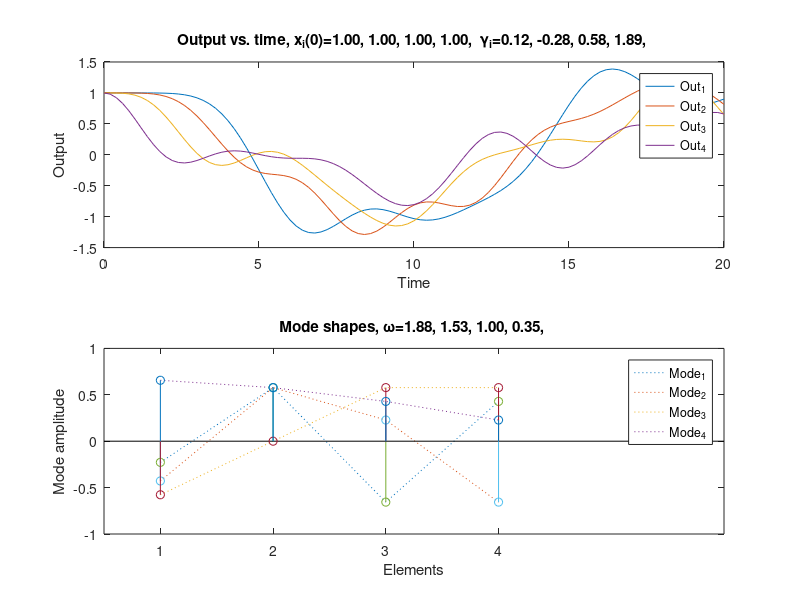

Source code (MATLAB):
clear all

% Fill in these two matices and the rest is automatic
% Stiffness matrix nxn for n masses
A = diag(-2*ones(4,1),0) + diag(ones(4 -1,1),1) + diag(ones(4 -1,1),-1);
A(1,1) = -1;
%A = [-5 1.99; 1.99 -5];
x0=[1 1 1 1]';   % Initial condition


%%%%%%%%%%%%%%%%%%%%%%%%%%%%%%%%%%%%%%%%%%%%%%%%%%%

[v,d]=eig(A);          %Find Eigenvalues and vectors.
omega=sqrt(diag(-d));  %Get frequencies from eigenvalues -- omega is a vector containing the n frequencies
gam=inv(v)*x0;         %Find unknown coefficients


%nxn array with coefficients of gamma along the diagonal
g=diag(gam);

t=0:0.2:20;         %1xM Time vector (for plotting)
% cos(omega*t) is an nxM array with
%        cos(w1*t),...,cos(wn*t) in rows
x=v*g*cos(omega*t); %Calculate output

% Display pertinent information about the system
disp('A matrix'); disp(A)
disp('Eigenvalues'); disp(diag(d)')
disp('Eigenvectors (each column is an eigenvector)'); disp(v)
disp(['Frequencies, omega=' sprintf('%4.2f, ',omega)]);
disp(['Initial Conditions, x(0)=' sprintf('%4.2f, ',x0)]);
disp(['Unknown coefficients, gamma=' sprintf('%4.2f, ',gam)]);

%This next code does some string manipulation to make 
%legends for the plots, no calculations.  It is not necessary
%to understand this code to understand the graphs;
N=size(A,1);
outLeg='';
modLeg='';
for i=1:N,
    outLeg=strvcat(outLeg, strcat('Out_',int2str(i)));
    mstr=sprintf('Mode_%d',i);
    modLeg=strvcat(modLeg, mstr);
end

%Plot the output trajectories
subplot(2,1,1);
plot(t,x)
xlabel('Time'); ylabel('Output'); 
title(['Output vs. time, x_i(0)=' sprintf('%4.2f, ',x0) ...
    ' \gamma_i=' sprintf('%4.2f, ',gam)]);
legend(outLeg);

%Plot the mode shapes
subplot(2,1,2)
plot(v,':');
xlabel('Elements'); ylabel('Mode amplitude'); 
title(['Mode shapes, \omega=' sprintf('%4.2f, ',omega)]);
axis([0.5 N*1.5 -1 1]);
set(gca,'XTick',[1:N]);
legend(modLeg);
hold on
stem(v);
hold off
